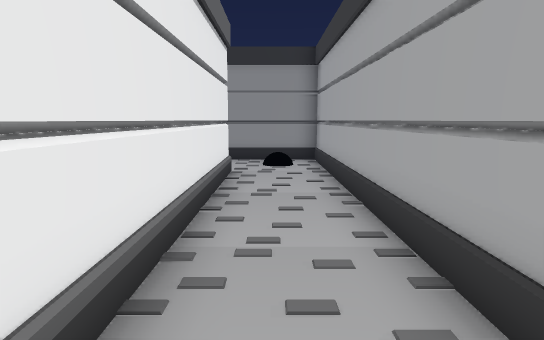
[1] (above)

18 first-person views from a walk through a Unity game level. The camera is 1.4 m above the floor, tilts 8° down and sees 75° across. The floor is counted in squares, 1 m on a side. Each view is taken from the middle of a square. On the plan, view 1 faces up. The plan holds only what a view shows up to about 15 squares ahead; the rest is blank. The place goes on beyond the plan. The player character is not drawn.

[2]
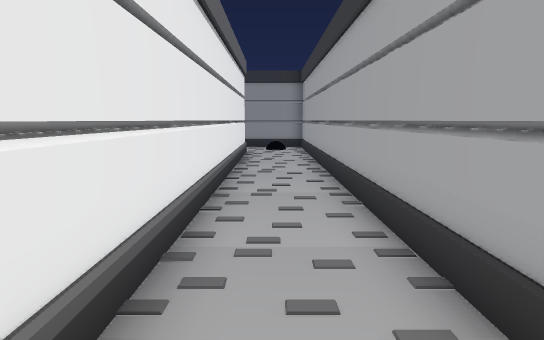

[3]
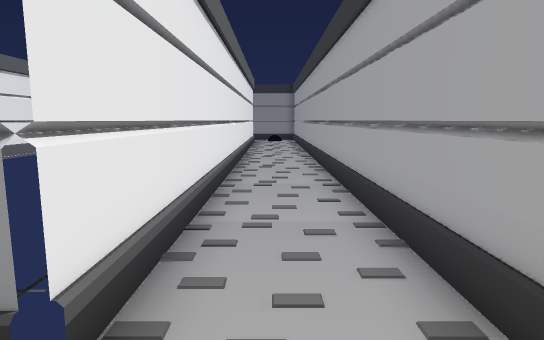

[4]
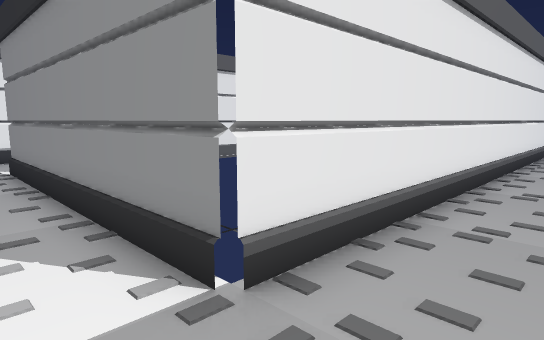

[5]
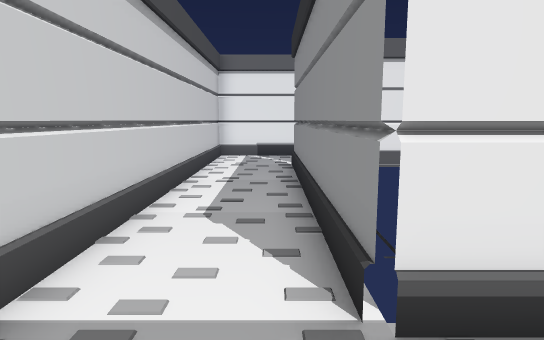

[6]
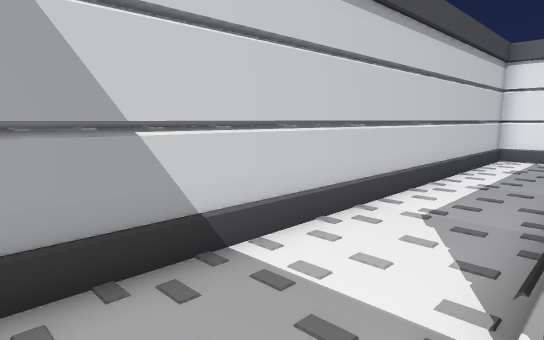

[7]
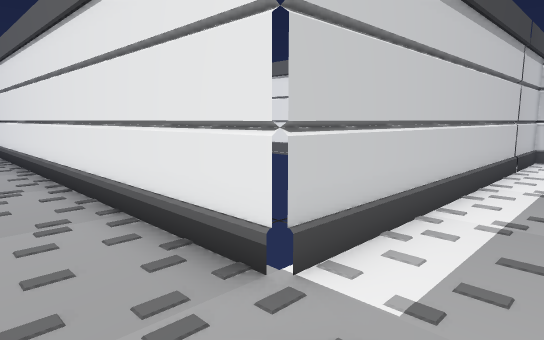

[8]
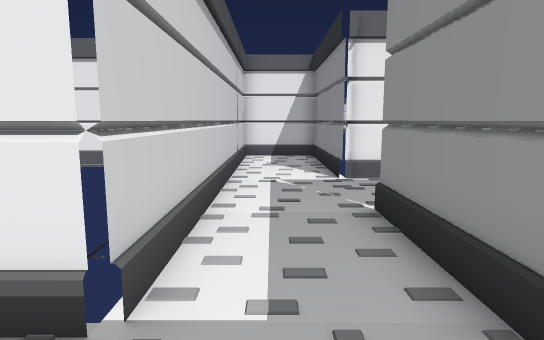

[9]
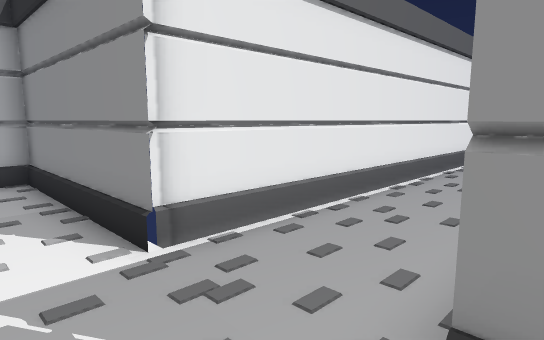

[10]
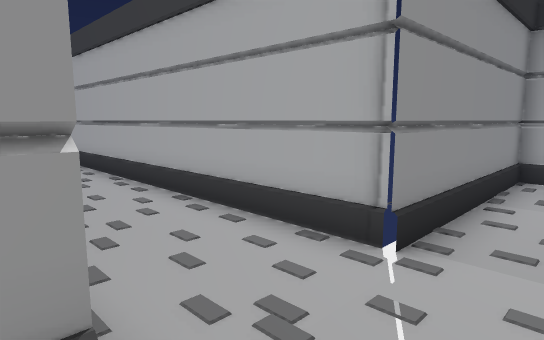

[11]
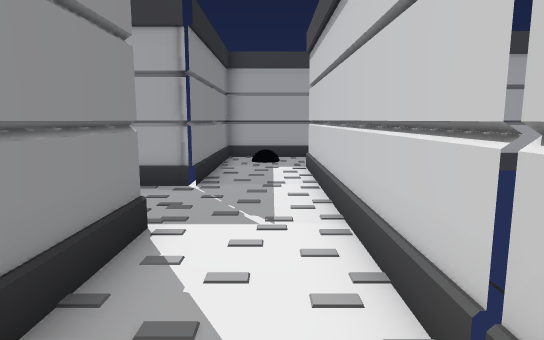

[12]
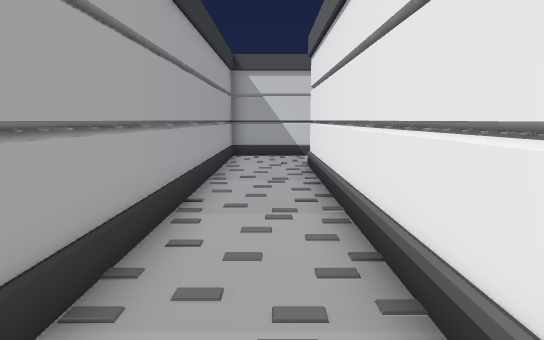

[13]
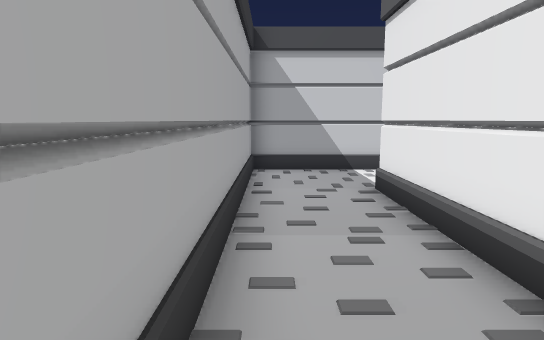

[14]
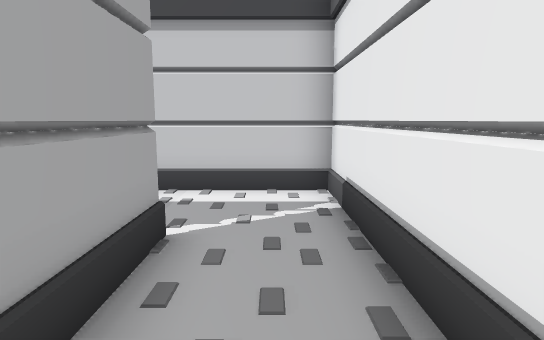

[15]
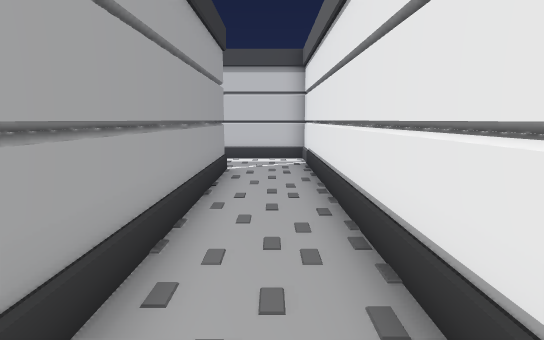

[16]
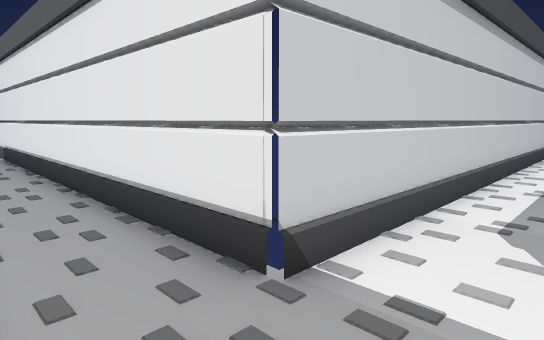

[17]
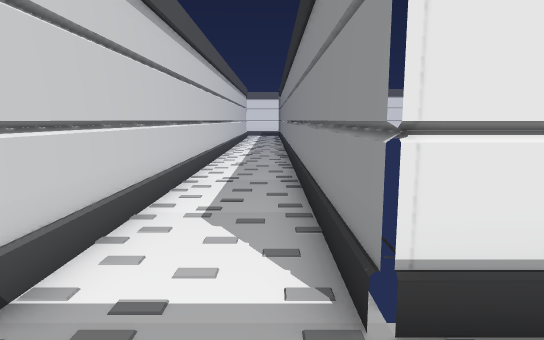

[18]
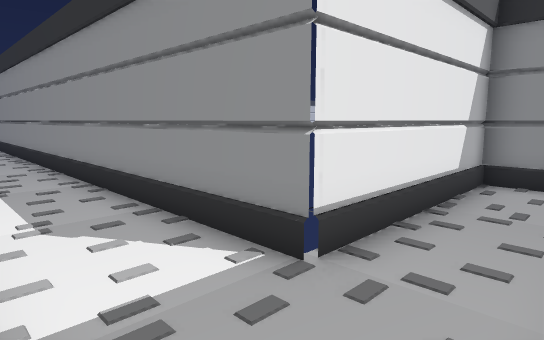

### Floor plan
Points are (right, up) in squares from view 1. A wall is a line through its corners. A room is listed if a view was taken in it or the views show most of it. See-through windows are left out.
Room 1 (views 1, 2, 3, 4, 5, 6, 7, 8, 9, 10, 11, 12, 13, 14, 15, 16, 17, 18)
walls: (-12, 9.7) (-13.2, 9.7) (-13.2, 3.7) (-26.5, 3.7); (-7.4, 12.7) (-13.2, 12.7) (-13.2, 9.9) (-1.2, 9.9) (-1.2, -11.3) (-10.4, -11.3); (-10.6, -11.2) (-10.6, -2.6); (-26.5, 0.9) (-13.2, 0.9) (-13.2, -14.1) (1.6, -14.1) (1.6, 12.7) (-4.4, 12.7) (-4.4, 21.5); (-7.7, 21.5) (-7.7, 12.8)

Where each view was taken, in squares from view 1:
view 1: 0 up, 0 right, facing up
view 2: 6 down, 0 right, facing up
view 3: 13 down, 0 right, facing up
view 4: 13 down, 1 right, facing up-left
view 5: 12 down, 1 right, facing left
view 6: 11 down, 1 right, facing down-left
view 7: 12 up, 1 right, facing down-left
view 8: 11 up, 1 right, facing left
view 9: 11 up, 4 left, facing up-left
view 10: 11 up, 8 left, facing up-right
view 11: 11 up, 12 left, facing right
view 12: 0 up, 0 right, facing down
view 13: 4 down, 1 right, facing down
view 14: 7 down, 12 left, facing down
view 15: 1 down, 12 left, facing down
view 16: 3 up, 11 left, facing down-left
view 17: 3 up, 11 left, facing left
view 18: 1 up, 11 left, facing up-left
